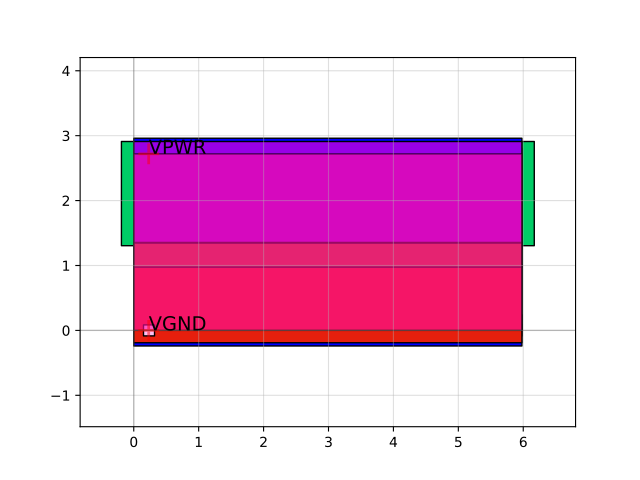

The Python source for this figure:
import sky130

c = sky130.components.sky130_fd_sc_hd__nor3_4()
c.plot()
